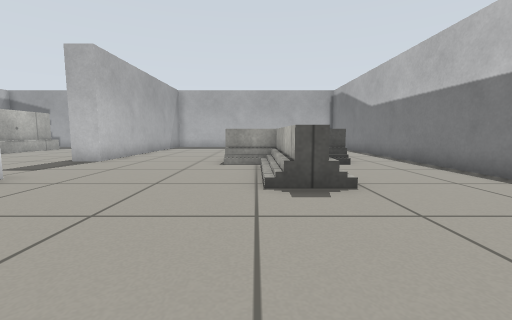
View 1 (above)

16 first-person views from a walk through a world built for the Gazebo simulator. The camera is 0.5 m above the floor, tilts 6° down and sees 90° across. The floor is counted in squares, 0.5 m on a side. Each view is taken from the middle of a square. On the plan, view 1 faces up. The plan holds only what a view shows up to about 11 squares ahead; the rest is blank. Simple shapes stand in for some stock models.

View 2
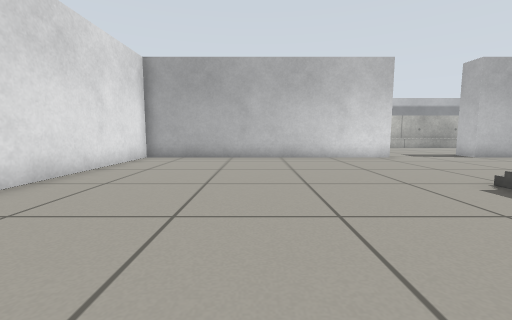

View 3
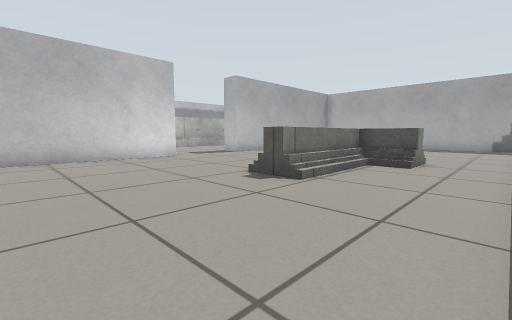

View 4
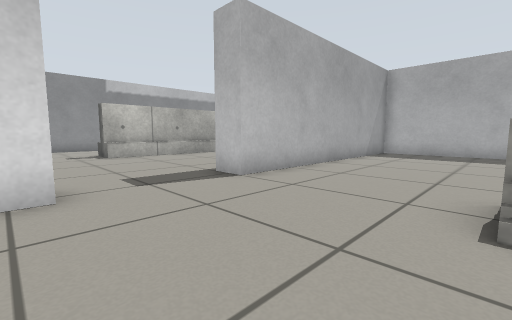

View 5
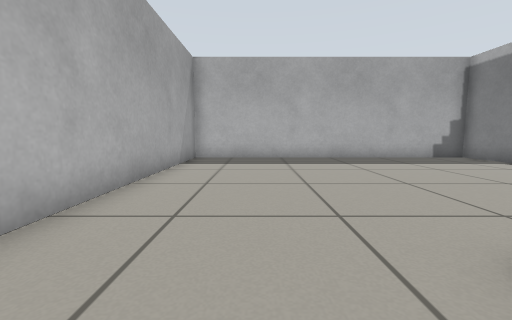

View 6
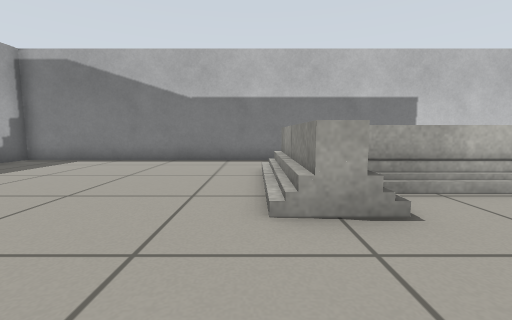

View 7
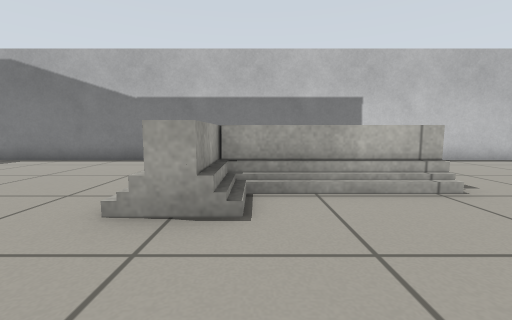

View 8
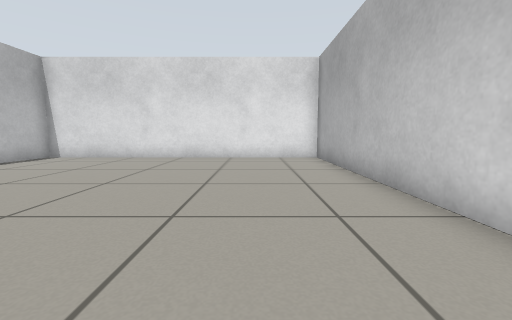

View 9
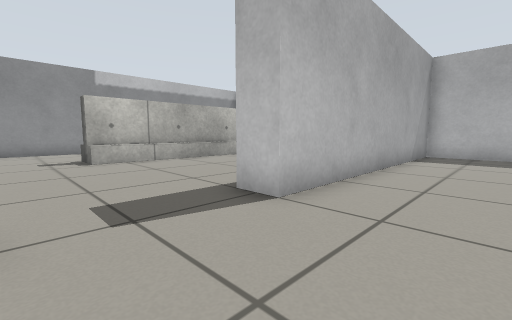

View 10
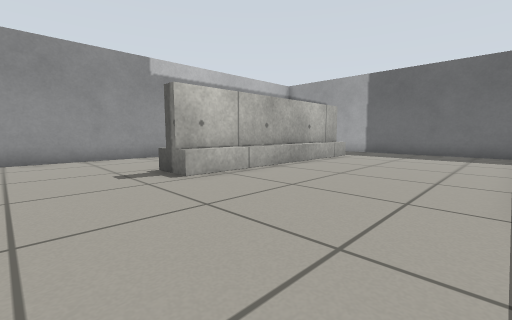

View 11
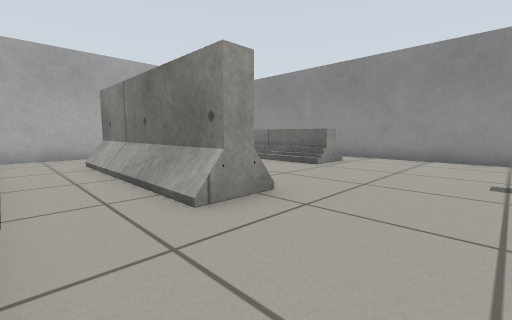

View 12
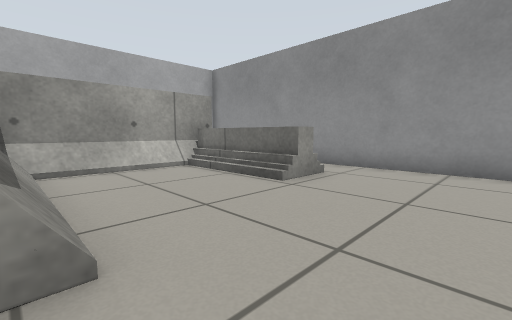

View 13
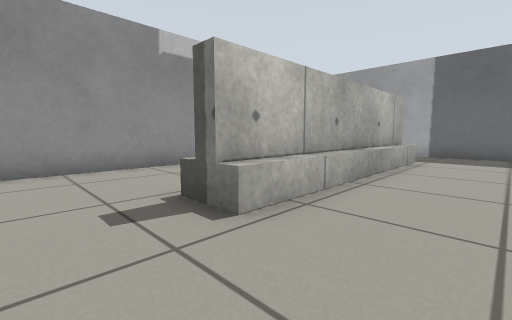

View 14
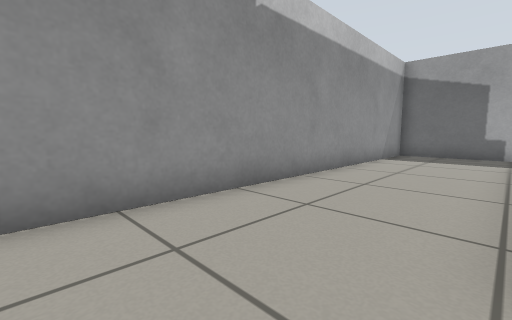

View 15
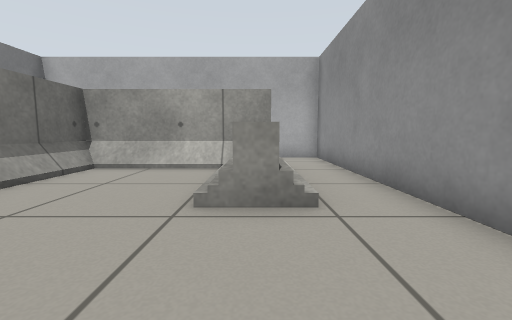

View 16
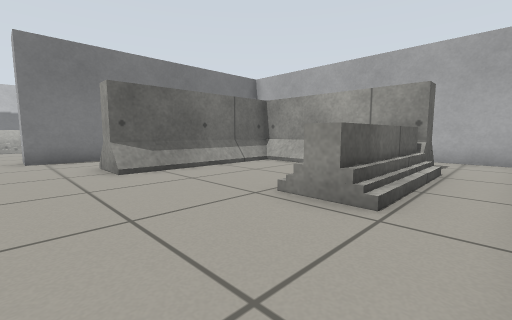

### Floor plan
Points are (right, up) in squares from view 1. A wall is a line through its corners. A room is listed if a view was taken in it or the views show most of it. See-through windows are left out.
Room 1 (views 1, 2, 3, 4, 5, 6, 7, 8, 9)
walls: (-5.5, 5.5) (-5.5, -4.5) (5.5, -4.5) (5.5, 18.5) (-5.5, 18.5) (-5.5, 9)
ways out: opening at (-6, 7) to room 2
objects: barrier (-1, 9) to (0, 9); barrier (1, 5) to (1, 9); barrier (2, 9) to (3, 9)
Room 2 (views 10, 11, 12, 13, 14, 15, 16)
walls: (-5.5, 9) (-6.5, 9); (-6.5, 0.5) (-6.5, 5.5) (-5.5, 5.5); (-6.9, 18.5) (-17.5, 18.5) (-17.5, -4.5) (-6.5, -4.5) (-6.5, -2.8)
ways out: opening at (-6, 7) to room 1
objects: barrier (-15, -2) to (-9, -1); barrier (-15, -1) to (-15, 2); barrier (-13, 8) to (-13, 16); barrier (-10, -1) to (-9, 4)

Where each view was taken, in squares from view 1:
view 1: 0 up, 0 right, facing up
view 2: 0 up, 5 right, facing left
view 3: 0 up, 5 right, facing up-left
view 4: 5 up, 1 left, facing up-left
view 5: 8 up, 3 left, facing up
view 6: 10 up, 4 left, facing right
view 7: 8 up, 4 left, facing right
view 8: 6 up, 3 left, facing down
view 9: 6 up, 3 left, facing up-left
view 10: 5 up, 7 left, facing up-left
view 11: 7 up, 7 left, facing down-left
view 12: 6 up, 10 left, facing down-left
view 13: 6 up, 10 left, facing up-left
view 14: 6 up, 14 left, facing up-left
view 15: 6 up, 15 left, facing down
view 16: 6 up, 17 left, facing down-right
